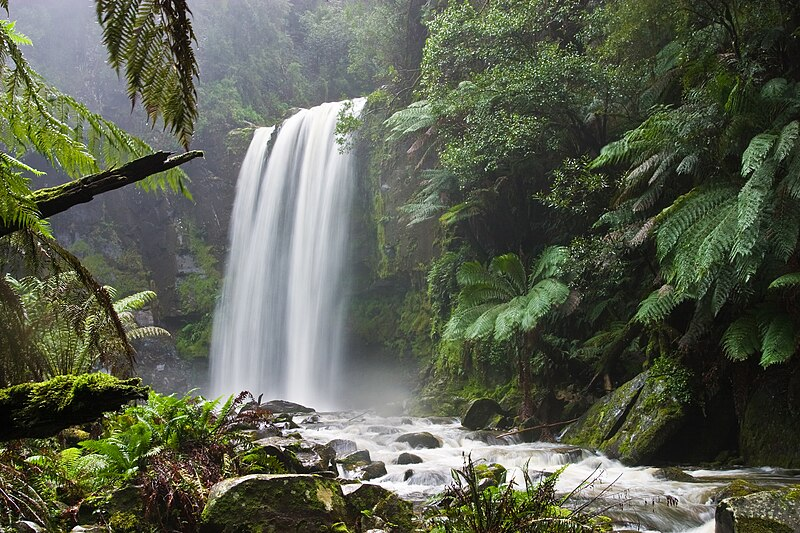
#> input picture spatial-filters/images/water-fall.jpg, 800 x 533 px
$ python main.py
#> lines starting #> are read from the running program, lines starting #| are printed output that depends on the picture
from PIL import Image
import numpy as np
import matplotlib.pyplot as plt
import os
from datetime import datetime
from tkinter import filedialog
import tkinter as tk

# Membuat direktori output jika belum ada
os.makedirs("output", exist_ok=True)

def tampilkan_menu():
    """Menampilkan menu transformasi"""
    print("\n=== MENU TRANSFORMASI PIXEL ===")
    print("1. Transformasi Piksel (T(x) = x + 50)")
    print("0. Keluar")

def pilih_gambar():
    """Fungsi untuk memilih file gambar menggunakan dialog"""
    root = tk.Tk()
    root.withdraw()

    file_path = filedialog.askopenfilename(
        title="Pilih Gambar",
        filetypes=[("File Gambar", "*.png *.jpg *.jpeg *.bmp *.gif")]
    )

    return file_path

def transformasi_pixel(img_array, offset=50):
    """Menerapkan transformasi piksel T(x) = x + offset menggunakan perulangan"""
    # Membuat array baru dengan ukuran yang sama
    transformed = np.zeros_like(img_array)

    # Melakukan transformasi piksel per piksel
    for i in range(img_array.shape[0]):  # baris
        for j in range(img_array.shape[1]):  # kolom
            # Menerapkan transformasi dan memastikan nilai tetap dalam range 0-255
            new_value = img_array[i, j] + offset
            if new_value > 255:
                new_value = 255
            elif new_value < 0:
                new_value = 0
            transformed[i, j] = new_value

    return transformed

def tampilkan_gambar(original, transformed):
    """Menampilkan gambar asli dan gambar hasil transformasi"""
    fig = plt.figure(figsize=(10, 5))

    plt.subplot(1, 2, 1)
    plt.imshow(original, cmap='gray')
    plt.title('Gambar Asli')
    plt.axis('off')

    plt.subplot(1, 2, 2)
    plt.imshow(transformed, cmap='gray')
    plt.title('Gambar Hasil Transformasi (T(x) = x + 50)')
    plt.axis('off')

    plt.tight_layout()
    plt.show()

def terapkan_transformasi(image_path):
    """Menerapkan transformasi piksel ke gambar"""
    try:
        # Membuka dan mengubah gambar ke grayscale
        img = Image.open(image_path).convert('L')
        img_array = np.array(img)

        # Mengambil tanggal dan waktu saat ini untuk nama file
        current_date = datetime.now().strftime("%Y%m%d_%H%M%S")

        # Menerapkan transformasi
        transformed_array = transformasi_pixel(img_array)
        transformed_img = Image.fromarray(transformed_array.astype(np.uint8))

        # Menyimpan gambar hasil transformasi
        output_path = f"output/pixel_transform_{current_date}.png"
        transformed_img.save(output_path)

        # Menampilkan hasil transformasi
        tampilkan_gambar(img_array, transformed_array)

        print(f"\nTransformasi berhasil dilakukan!")
        print(f"Gambar hasil disimpan di: {output_path}")

        return True

    except Exception as e:
        print(f"\nTerjadi kesalahan: {str(e)}")
        return False

def main():
    print("Selamat datang di Alat Transformasi Piksel")

    # Meminta pengguna untuk memilih gambar terlebih dahulu
    print("\nSilakan pilih gambar yang ingin ditransformasi:")
    image_path = pilih_gambar()
#> the answer given: ../../spatial-filters/images/water-fall.jpg

    if not image_path:
        print("Tidak ada gambar yang dipilih. Program dihentikan.")
        return

    print(f"Gambar yang dipilih: {image_path}")

    while True:
        tampilkan_menu()

        choice = input("Pilih opsi (1 atau 0): ")
#> the answer given: 1

        if choice == '0':
            print("\nTerima kasih telah menggunakan Alat Transformasi Piksel!")
            break

        elif choice == '1':
            success = terapkan_transformasi(image_path)
#> in terapkan_transformasi, `img = Image.open(image_path).convert('L')`:
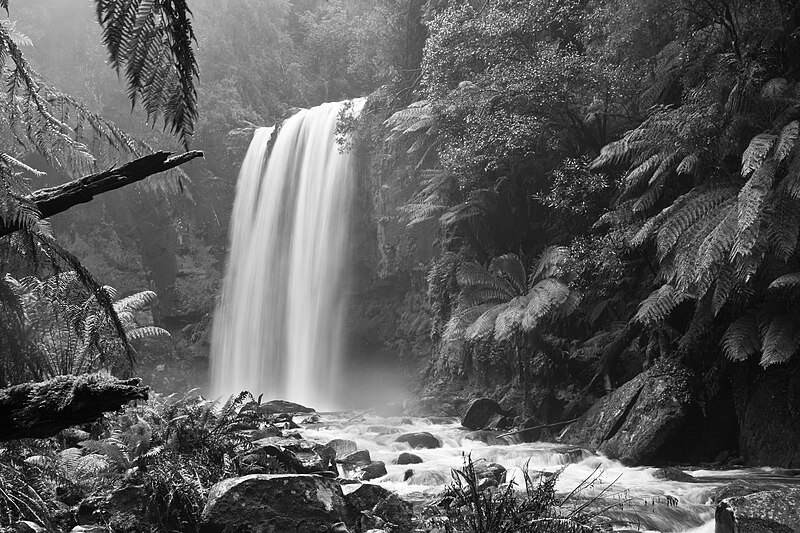
#> img: PIL image 800x533 L; min 0, max 255, mean 92.8
#> after the loop in transformasi_pixel, `for i in range(img_array.shape[0]):`:
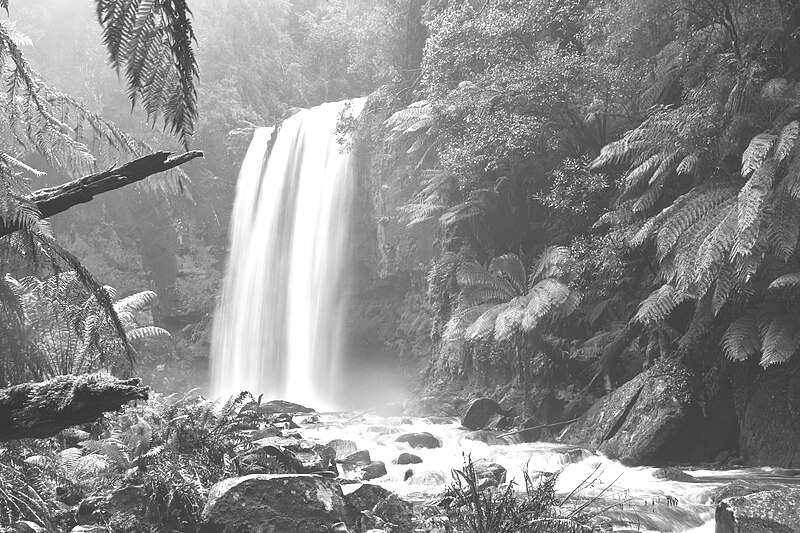
#> transformed: shape (533, 800); min 50, max 255, mean 141.5
#> in tampilkan_gambar, `plt.show()`:
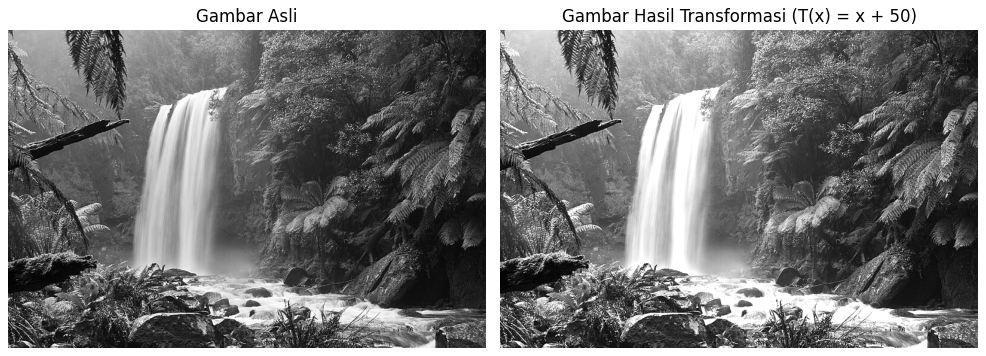
#> figure drawn by matplotlib, 2 panels

            if success:
                change = input("\nApakah Anda ingin memilih gambar baru? (y/n): ")
#> the answer given: y
                if change.lower() == 'y':
                    image_path = pilih_gambar()
#> the answer given: ../../spatial-filters/images/2.png
                    if not image_path:
                        print("Tidak ada gambar yang dipilih.")
                        break
                    print(f"Gambar yang dipilih: {image_path}")
        else:
            print("\nPilihan tidak valid. Silakan coba lagi.")
#> pass 2 of the loop in main, `while True:`:
#> the answer given: 1
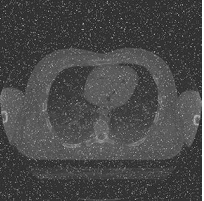
#> input picture spatial-filters/images/2.png, 204 x 201 px
#> img: PIL image 204x201 L
#> after the loop in transformasi_pixel (call 2), `for i in range(img_array.shape[0]):`:
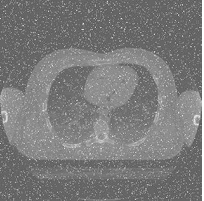
#> transformed: shape (201, 204); min 73, max 255, mean 122.3
#> in tampilkan_gambar (call 2), `plt.show()`:
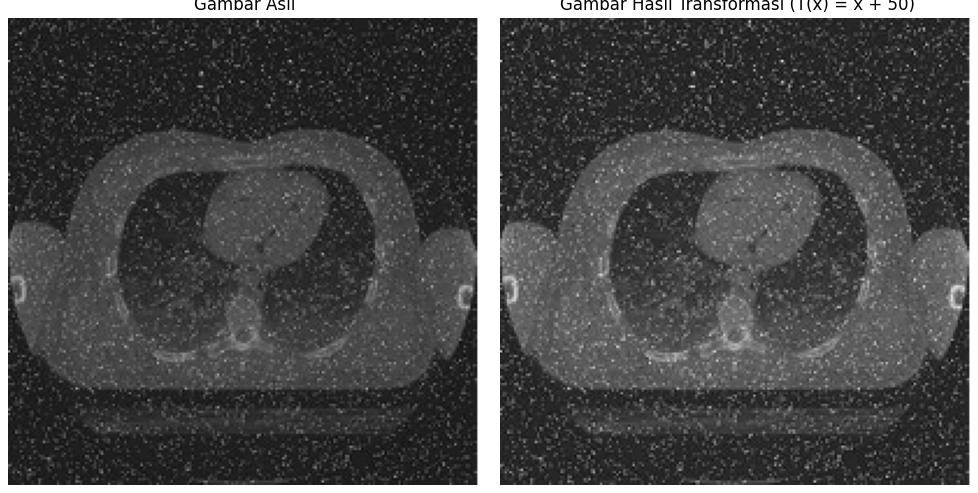
#> figure drawn by matplotlib, 2 panels
#> the answer given: y
#> the answer given: ../../spatial-filters/images/2.png

if __name__ == "__main__":
#> (the run stopped early here; a loop or call above may not have finished)
